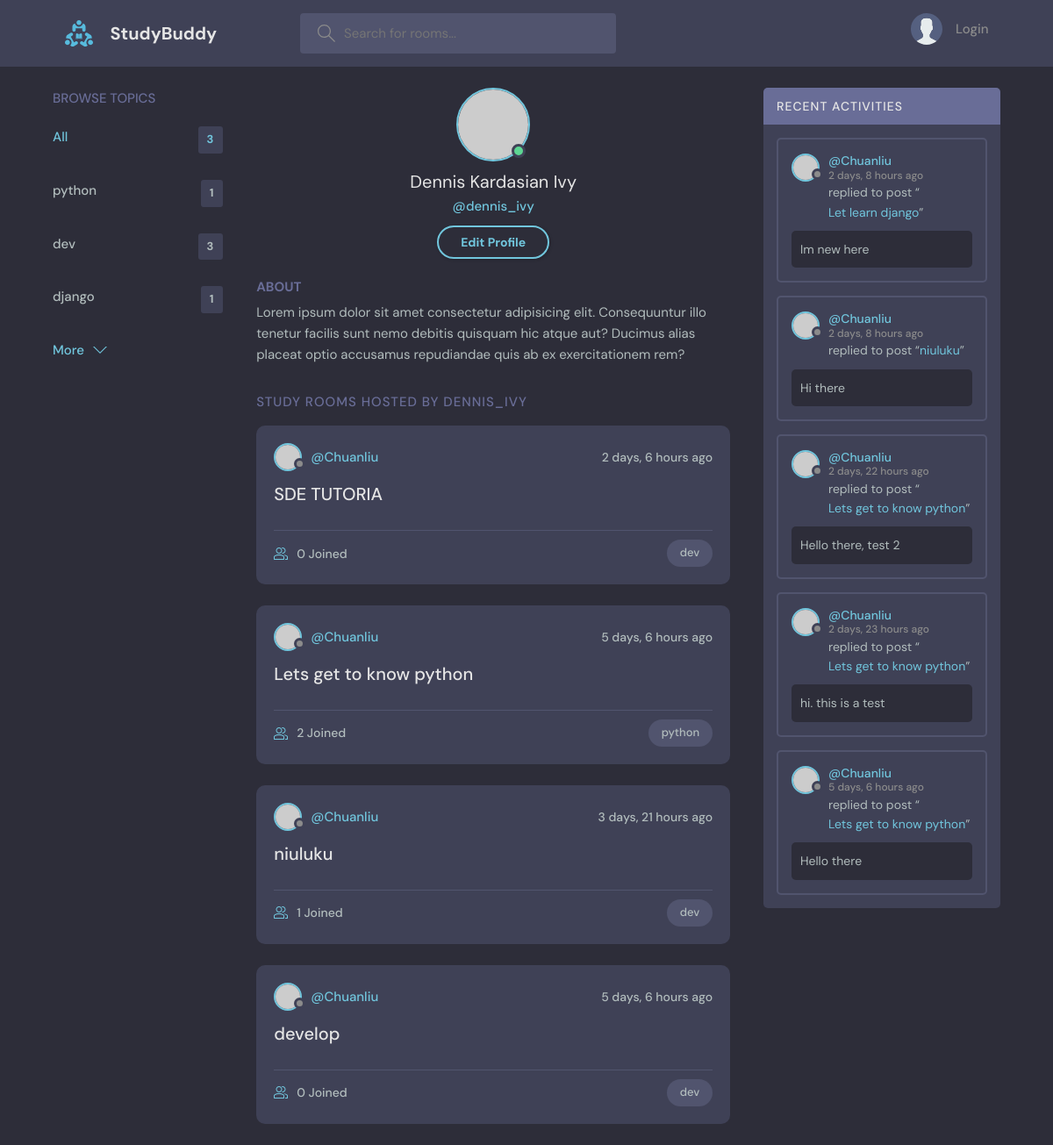
Page /profile/1/ on the committed database.
### base/models.py (models this page shows, shortened)
class Topic(models.Model):
    name = models.CharField(max_length = 200)

class Room(models.Model):
    host = models.ForeignKey(User, on_delete=models.SET_NULL, null=True)
    topic = models.ForeignKey(Topic, on_delete=models.SET_NULL, null=True)
    name = models.CharField(max_length=200)
    description = models.TextField(null=True, blank=True)
    participants = models.ManyToManyField(User, related_name='paticapants',blank=True)
    updated = models.DateTimeField(auto_now=True) #auto_now updtae everytime
    created = models.DateTimeField(auto_now_add=True) #auto_now_add only create timestamp first creat
    class Meta:
        ordering = ['-updated','-created']
    def __str__ (self):
        return self.name

class Message(models.Model):
    user = models.ForeignKey(User, on_delete=models.CASCADE)
    room = models.ForeignKey(Room, on_delete=models.CASCADE)
    body = models.TextField()
    updated = models.DateTimeField(auto_now=True) #auto_now updtae everytime
    created = models.DateTimeField(auto_now_add=True) #auto_now_add only create timestamp first creat
    class Meta:
         ordering = ['-updated', '-created']
    def __str__(self) -> str:
        return self.body

### base/views.py (the view)
# urls.py: path('profile/<str:pk>/', views.userProfile, name="user-profile"),
def userProfile(request, pk):
    user = User.objects.get(id=pk)
    rooms = user.room_set.all()
    showMessages = user.message_set.all()
    topics = Topic.objects.all()
    context = {'user':user, 'rooms':rooms,'showMessages':showMessages,'topics':topics}
    return render(request, 'base/profile.html',context)

### base/templates/base/profile.html
{% extends 'main.html' %}
{% block content %}
  <main class="profile-page layout layout--3">
    <div class="container">
     {% include 'base/topic_component.html' %}
      <div class="roomList">
        <div class="profile">
          <div class="profile__avatar">
            <div class="avatar avatar--large active">
              <img src="https://randomuser.me/api/portraits/men/11.jpg" />
            </div>
          </div>
          <div class="profile__info">
            <h3>Dennis Kardasian Ivy</h3>
            <p>@dennis_ivy</p>
            <a href="edit-user.html" class="btn btn--main btn--pill">Edit Profile</a>
          </div>
          <div class="profile__about">
            <h3>About</h3>
            <p>
              Lorem ipsum dolor sit amet consectetur adipisicing elit. Consequuntur illo tenetur
              facilis sunt nemo debitis quisquam hic atque aut? Ducimus alias placeat optio
              accusamus repudiandae quis ab ex exercitationem rem?
            </p>
          </div>
        </div>
        <div class="roomList__header">
          <div>
            <h2>Study Rooms Hosted by dennis_ivy</a>
            </h2>
          </div>
        </div>
        {% include 'base/feed_component.html' %}
      </div>
      {% include 'base/activity_component.html' %}
    </div>
  </main>
  {% endblock content %}

### base/templates/base/topic_component.html
<div class="topics">
    <div class="topics__header">
      <h2>Browse Topics</h2>
    </div>
    <ul class="topics__list">
      <li>
        <a href="{% url 'home' %}" class="active">All <span>{{topics.count}}</span></a>
      </li>
    {% for topic in topics %}
      <li>
        <a href="{% url 'home'%}?q={{topic.name}}">{{topic.name}} <span>{{topic.room_set.all.count}}</span></a>
      </li>
    {% endfor %}
    </ul>
    <a class="btn btn--link" href="topics.html">
      More
      <svg version="1.1" xmlns="http://www.w3.org/2000/svg" width="32" height="32" viewBox="0 0 32 32">
        <title>chevron-down</title>
        <path d="M16 21l-13-13h-3l16 16 16-16h-3l-13 13z"></path>
      </svg>
    </a>
  </div>

### base/templates/base/feed_component.html (shortened to what this page needs)
{% for room in rooms %}
<div class="roomListRoom">
    <div class="roomListRoom__header">
      <a href="{% url 'user-profile' room.host.id %}" class="roomListRoom__author">
        <div class="avatar avatar--small">
          <img src="https://randomuser.me/api/portraits/women/11.jpg" />
        </div>
        <span>@{{ room.host.username }}</span>
      </a>
      <div class="roomListRoom__actions">
        <span>{{ room.created|timesince}} ago</span>
      </div>
    </div>
    <div class="roomListRoom__content">
      <a href="{% url 'room' room.id %}">{{room.name}}</a>
    </div>
    <div class="roomListRoom__meta">
      <a href="{% url 'room' room.id %}" class="roomListRoom__joined">
        {{room.participants.all.count}} Joined
      </a>
      <p class="roomListRoom__topic">{{room.topic.name}}</p>
    </div>
  </div>
  {% endfor %}

### base/templates/base/activity_component.html (shortened to what this page needs)
<div class="activities">
    <div class="activities__header">
      <h2>Recent Activities</h2>
    </div>
    {% for message in showMessages %}
    <div class="activities__box">
      <div class="activities__boxHeader roomListRoom__header">
        <a href="{% url 'user-profile' message.user.id %}" class="roomListRoom__author">
          <div class="avatar avatar--small">
            <img src="https://randomuser.me/api/portraits/women/11.jpg" />
          </div>
          <p>
            @{{message.user}}
            <span>{{message.created|timesince}} ago</span>
          </p>
        </a>
      </div>
      <div class="activities__boxContent">
        <p>replied to post “<a href="{% url 'room' message.room.id %}">{{message.room}}</a>”</p>
        <div class="activities__boxRoomContent">
          {{message.body}}
        </div>
      </div>
    </div>
    {% endfor%}
  </div>

### rows in the picture
Topic: name "python", room_set.all.count "1"
Topic: name "dev", room_set.all.count "3"
Topic: name "django", room_set.all.count "1"
Room: host.username "Chuanliu", created "2 days, 6 hours", name "SDE TUTORIA", participants.all.count "0", topic.name "dev"
Room: host.username "Chuanliu", created "5 days, 6 hours", name "Lets get to know python", participants.all.count "2", topic.name "python"
Room: host.username "Chuanliu", created "3 days, 21 hours", name "niuluku", participants.all.count "1", topic.name "dev"
Room: host.username "Chuanliu", created "5 days, 6 hours", name "develop", participants.all.count "0", topic.name "dev"
Message: user "Chuanliu", created "2 days, 8 hours", room "Let learn django", body "Im new here"
Message: user "Chuanliu", created "2 days, 8 hours", room "niuluku", body "Hi there"
Message: user "Chuanliu", created "2 days, 22 hours", room "Lets get to know python", body "Hello there, test 2"
Message: user "Chuanliu", created "2 days, 23 hours", room "Lets get to know python", body "hi. this is a test"
Message: user "Chuanliu", created "5 days, 6 hours", room "Lets get to know python", body "Hello there"

### other values in the picture
{{ topics.count }} "3"
